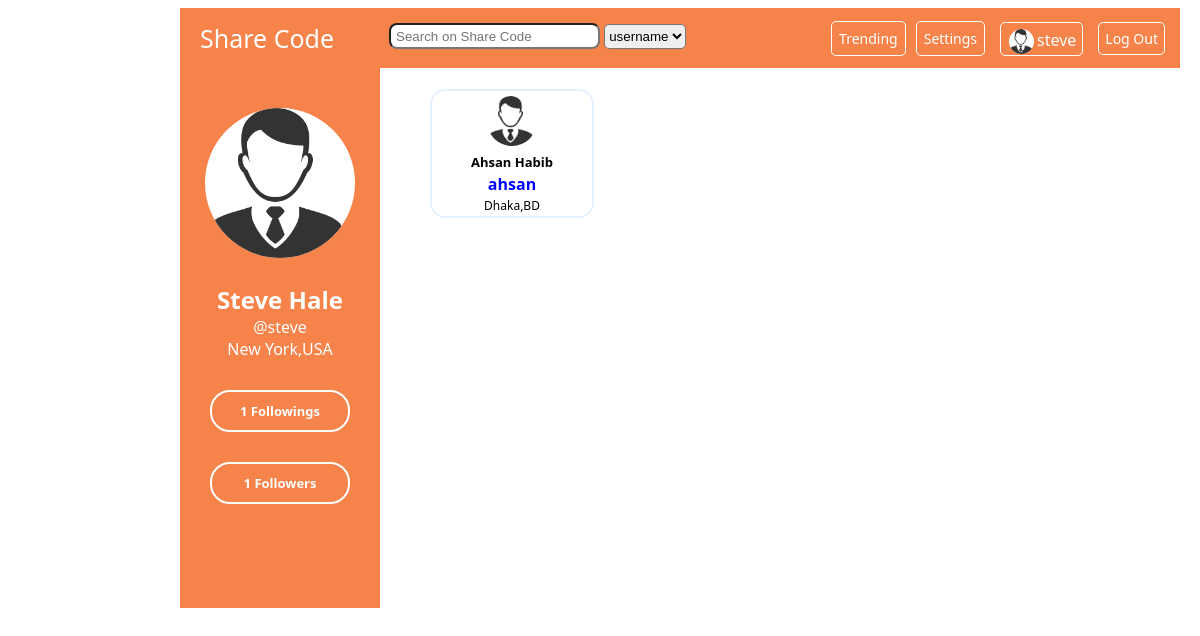
Screenshot of /followers.php (signed in) with the database file from the repository.
### tables this page shows
CREATE TABLE `follows` (
  `follower` int(10) NOT NULL,
  `followed` int(10) NOT NULL,
  `followdate` date DEFAULT NULL
);

CREATE TABLE `users` (
  `userid` int(10) NOT NULL,
  `username` varchar(20) DEFAULT NULL,
  `pass` varchar(20) DEFAULT NULL,
  `firstname` varchar(20) DEFAULT NULL,
  `lastname` varchar(20) DEFAULT NULL,
  `dob` date DEFAULT NULL,
  `gender` varchar(10) DEFAULT NULL,
  `email` varchar(200) DEFAULT NULL,
  `url` varchar(100) DEFAULT NULL,
  `city` varchar(20) DEFAULT NULL,
  `country` varchar(20) DEFAULT NULL,
  `company` varchar(20) DEFAULT NULL,
  `post` varchar(20) DEFAULT NULL
);

### followers.php (the view, shortened to what this page needs)
<?php session_start();
include_once 'includes/config.php';
$me = $_SESSION['userid'];
$sql= "SELECT * FROM follows INNER JOIN users ON follows.follower=users.userid WHERE followed=$me ";
$resultfrlist = mysqli_query($conn,$sql);
$imgsrc = "pp/".$me;
if(!file_exists($imgsrc)){
    $imgsrc = "pp.png";
}
$sql= "SELECT * FROM follows INNER JOIN users ON follows.follower=users.userid WHERE followed=$me ";
$esultfrlist = mysqli_query($conn,$sql);
$numofr = mysqli_num_rows($esultfrlist);
$sql= "SELECT * FROM follows INNER JOIN users ON follows.followed=users.userid WHERE follower=$me ";
$sultfrlist = mysqli_query($conn,$sql);
$numog = mysqli_num_rows($sultfrlist);
?>
<!DOCTYPE html>
<html>
<head>
    <link rel="stylesheet" type="text/css" href="styles/pstyle.css">
    <link rel="stylesheet" type="text/css" href="styles/mstyle.css">
</head>
<body>
    <header class="personal_header">
        <a id="homelink" href="personal.php">Share Code</a>
        <form id="search" action="search.php">
            <input name="search" type="text" placeholder="Search on Share Code">
            <select name="soption" >
                <option value="username">username</option>
            </select>
        </form>
        <a id="logout" href="includes/logout.php"> Log Out </a>
        <a id="usernameh" href="personal.php">
            <img src="<?php echo $imgsrc;?>" height="25" width="25">
            <p id="usernamep">
                <?php echo $_SESSION['username']?> </p>
        </a>
        <a id="setting" href="setting.php">Settings</a>
        <a id="trend" href="popular.php"> Trending </a>
    </header>
    <div class="info">
        <div class="info_photo">
            <img src="<?php echo $imgsrc;?>" height="150" width="150">
        </div>
        <div class="info_details">
            <h2>
                <?php echo $_SESSION['firstname']." ".$_SESSION['lastname']  ?> </h2>
            <a href="personal.php">
                <?php echo "@".$_SESSION['username']; ?> </a>
            <p>
                <?php echo $_SESSION['mycity'].",".$_SESSION['mycon']; ?>
            </p>
        </div>
        <div class="info_social">
            <div class="info_socialf">
                <a href="followings.php"><?php echo $numog." ";?>Followings</a>
				<a href="#" style="cursor:not-allowed;"><?php echo $numofr." ";?>Followers</a> </div>
        </div>
    </div>
    <div class="main_wrapper">
        <main class="main">
            <div class="followmain">
                <ul>
                   <?php
                        while($row = mysqli_fetch_assoc($resultfrlist)){
                          $imgf = "pp/".$row['userid'];
							if(!file_exists($imgf)){
								$imgf = "pp.png";
							}
                    ?>
                    <li>
                        <div class="followimg"><img src="<?php echo $imgf; ?>" height="50" width="50">
                            <div class="followinfo">
                                <h5><?php echo $row['firstname']." ".$row['lastname'];?></h5>
                                <?php $relink="user.php?id=".$row['userid']; ?>
                                <a href= <?php echo $relink; ?> > <?php echo $row['username'];?>  </a>
                                <p> <?php echo $row['city'].",".$row['country']?> </p>
                            </div>
                        </div>
                    </li>
                    <?php
                        }
                    ?>
                </ul>
            </div>
        </main>
    </div>
</body>
</html>

### styles/pstyle.css (style rules this page uses)
body { margin-left: 180px; width: 1000px; font-family: Segoe UI; padding: 0px; }
.personal_header { clear: both; width: 100%; height: 60px; padding: 0px; background-color: #F6834A; background-color: #F6834A; color: white; overflow: hidden; }
.personal_header > a { text-decoration: none; color: white; }
#homelink { float: left; font-size: 25px; margin: 13px 20px; border: none; }
#search { float: left; width: auto; margin-top: 15px; margin-left: 35px; height: 30px; width: 300px; }
#search input { width: 200px; height: 20px; border-radius: 8px; padding-left: 5px; }
#search select { height: 25px; border-radius: 5px; }
#trend { float: right; margin: 13px 10px; padding: 7px; font-size: 14px; border-radius: 5px; border: 1px solid white; }
#setting { float: right; margin-top: 13px; margin-right: 15px; padding: 7px; border-radius: 5px; border: 1px solid white; font-size: 14px; }
#usernameh { float: right; width: auto; height: 20px; padding: 6px; margin: 14px 0px; border-radius: 5px; border: 1px solid white; }
.personal_header img { float: left; border-radius: 50%; background-color: white; margin: 0px 2px; }
#usernamep { float: right; margin-top: 0px; margin-left: 1px; }
#logout { float: right; padding: 6px; margin: 0px 15px; margin-top: 14px; font-size: 14px; border-radius: 5px; border: 1px solid white; }
.info { float: left; width: 200px; height: 500px; padding: 40px 0px 0px 0px; text-align: center; background-color: #F6834A; margin-bottom: 0px; }
.info_photo img { background-color: white; border-radius: 50%; }
.info_details h2 { margin-bottom: 0px; color: white; }
.info_details a { margin-top: 0px; margin-bottom: 0px; text-decoration: none; color: white; }
.info_details p { margin-top: 0px; margin-bottom: 0px; color: white; }
.info_socialf a { display: block; padding: 10px 0px; margin: 30px; font-weight: bold; font-size: 13px; text-decoration: none; border: 2px solid white; border-radius: 20px; color: white; }
.main_wrapper { float: right; width: 800px; margin-top: 0px; padding: 0px; background: ##e1e1e1; }
.main { float: left; background: WHITE; margin-top: 0px; }
.followmain { float: left; width: 800px; }
.followmain ul { list-style: none; margin-top: 0px 0px; }
.followmain ul li { width: 160px; float: left; margin: 5px 10px; text-align: center; border: 2px solid #e5f0ff; border-radius: 15px; }
.followmain ul li img { border-radius: 50%; margin-top: 5px; }
.followmain ul li h5 { margin: 2px; font-size: 13px; overflow: hidden; }
.followmain ul li a { font-weight: bold; color: blue; text-decoration: none; }
.followmain ul li p { margin: 2px; font-size: 12px; }

### rows the page displays
follows: follower.firstname "Ahsan", follower.lastname "Habib", follower.username "ahsan", follower.city "Dhaka", follower.country "BD"

### other values shown
$_SESSION['username'] "steve"
$_SESSION['firstname'] "Steve"
$_SESSION['lastname'] "Hale"
$_SESSION['mycity'] "New York"
$_SESSION['mycon'] "USA"
$numog "1"
$numofr "1"
